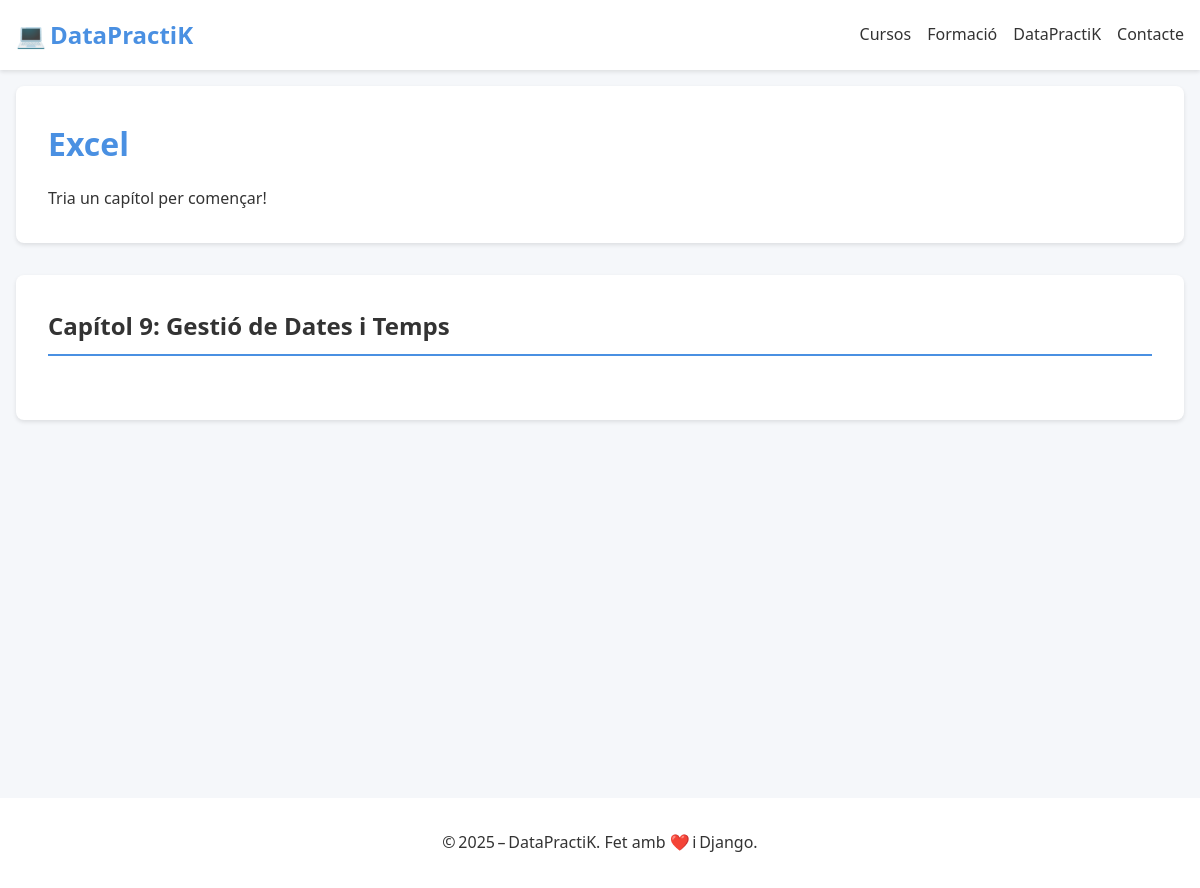
The page /curs/Excel/ on the database as committed earlier.
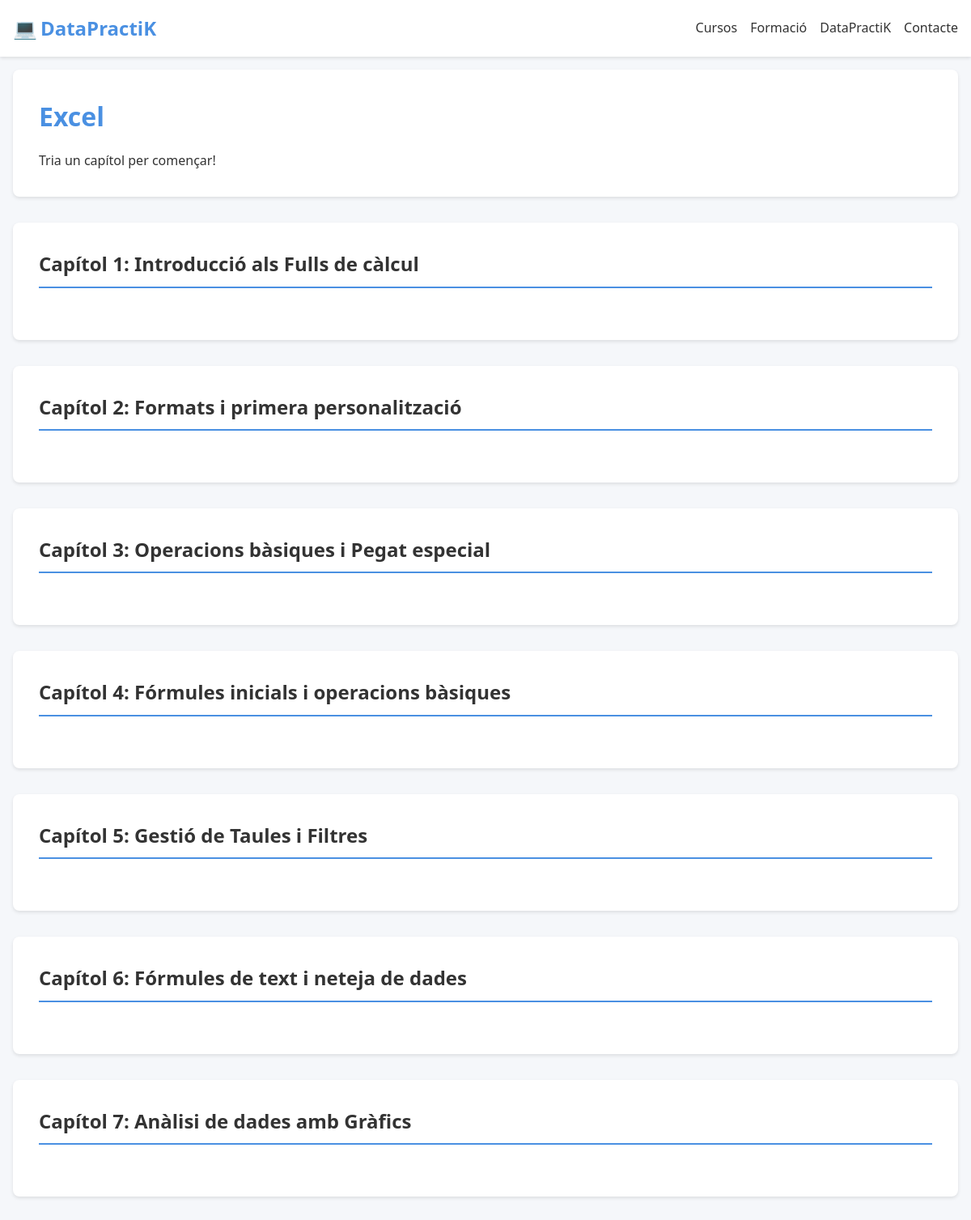
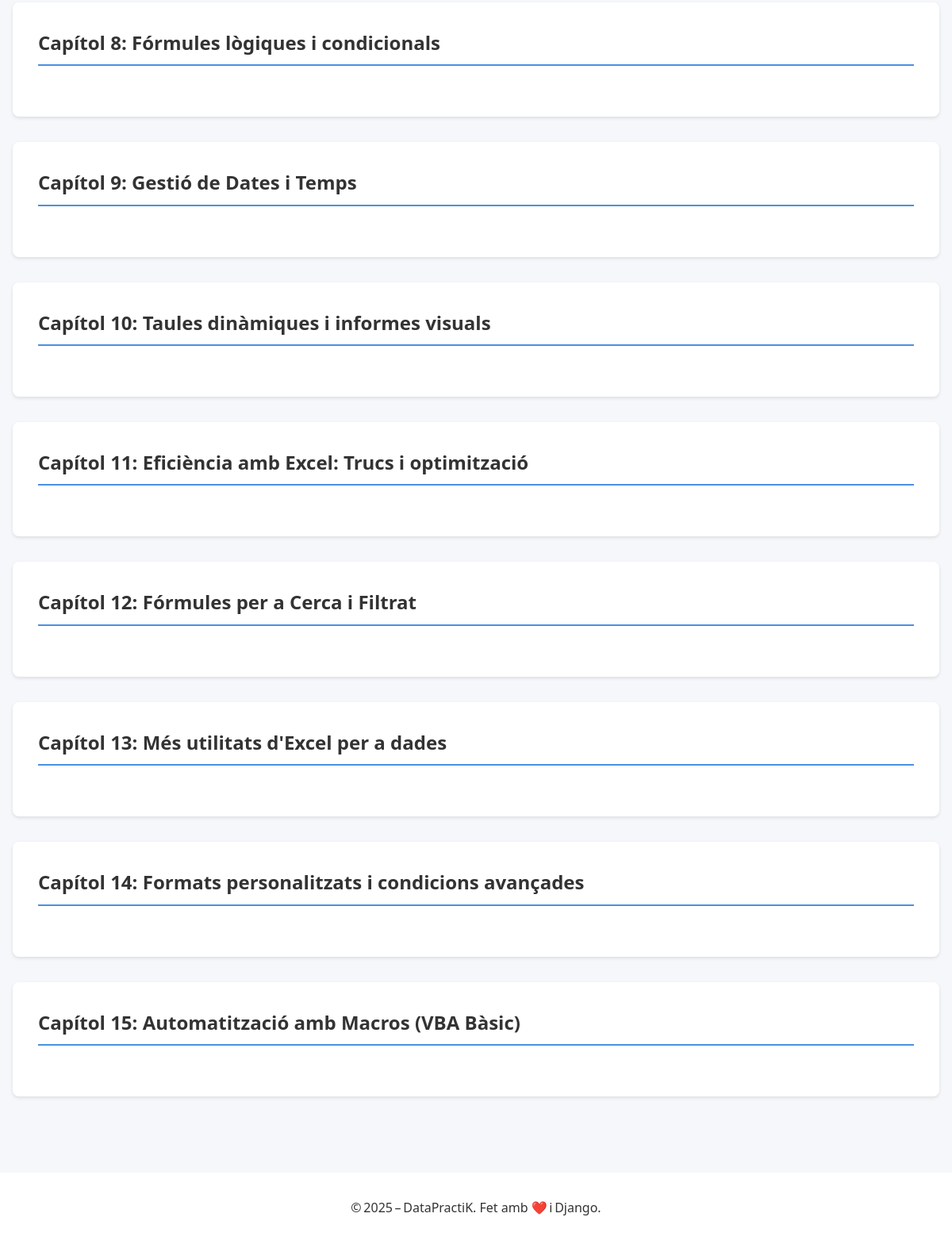
The same page on the database as committed later (2 pictures, top to bottom).
### app_django/models.py (models this page shows, shortened)
class Curs(models.Model):
    nom = models.CharField(_("Nom del curs"), max_length=100)
    descripcio = models.TextField(_("Descripció"), null=True, blank=True)
    color_fons = models.CharField(_("Color de fons"), max_length=7, default='#FFFFFF')

class Capitol(models.Model):
    curs = models.ForeignKey(Curs, on_delete=models.CASCADE, related_name='capitols', verbose_name=_("Curs"))
    titol = models.CharField(_("Títol del capítol"), max_length=100)
    numero = models.PositiveIntegerField(_("Número del capítol"))
    dificultat = models.CharField(_("Dificultat"), max_length=50)
    preu = models.DecimalField(_("Preu"), max_digits=5, decimal_places=2, default=0.00)
    data_creacio = models.DateTimeField(_("Data de creació"), auto_now_add=True)
    class Meta:
        ordering = ['numero']
        unique_together = ('curs', 'numero')
        verbose_name = _("Capítol")
        verbose_name_plural = _("Capítols")

### app_django/views.py (the view)
# urls.py: path('curs/<str:curs_nom>/', views.index_curs, name='index_curs'),
def index_curs(request, curs_nom):
    curs = get_object_or_404(Curs, nom=curs_nom)
    capitols = Capitol.objects.filter(curs=curs).order_by('numero').prefetch_related('exercicis')
    return render(request, 'index_curs.html', {'curs': curs, 'capitols': capitols})

### app_django/templates/index_curs.html (shortened to what this page needs)
{% extends 'base.html' %}
{% block content %}
<div class="course">
    <header class="course__header">
        <h1 class="course__title">{{ curs.nom }}</h1>
        <p class="course__description">Tria un capítol per començar!</p>
    </header>
    <div class="course__content">
        {% for capitol in capitols %}
            <section class="course__chapter">
                <h2 class="course__chapter-title" onclick="toggleChapter(this)">
                    Capítol {{ capitol.numero }}: {{ capitol.titol }}
                </h2>
            </section>
        {% endfor %}
    </div>
</div>
{% endblock %}

### app_django/templates/base.html (shortened to what this page needs)
{% load static %}
<!DOCTYPE html>
<html lang="ca">
<head>
    <link rel="stylesheet" href="{% static 'css/style.css' %}">
</head>
<body>
<header class="header">
    <nav class="navbar">
        <div class="navbar__container">
            <a href="{% url 'landing_page' %}" class="navbar__logo">💻 DataPractiK</a>
            <ul class="navbar__links">
                <li><a href="{% url 'landing_page' %}#cursos"   class="navbar__link">Cursos</a></li>
                <li><a href="{% url 'landing_page' %}#serveis"   class="navbar__link">Formació</a></li>
                <li><a href="{% url 'landing_page' %}#quisom"    class="navbar__link">DataPractiK</a></li>
                <li><a href="{% url 'landing_page' %}#contacte"  class="navbar__link">Contacte</a></li>
            </ul>
        </div>
    </nav>
</header>
<main class="main">
    {% block content %}{% endblock %}
</main>
<footer class="footer">
    <div class="footer__container">
        <p class="footer__text">&copy; 2025 – DataPractiK. Fet amb ❤️ i Django.</p>
    </div>
</footer>
</body>
</html>

### app_django/static/css/style.css (style rules this page uses)
:root { --color-primary: #4a90e2; --color-secondary: #0000ff; --color-accent: #07bb8e; --color-text: #333333; --color-text-light: #666666; --color-background: #f5f7fa; --color-white: #ffffff; --color-success: #4caf50; --color-error: #f44336; --border-radius: 8px; --spacing-xs: 0.5rem; --spacing-sm: 1rem; --spacing-md: 2rem; --spacing-lg: 3rem; --font-family: 'Segoe UI', system-ui, sans-serif; --shadow-sm: 0 2px 4px rgba(0, 0, 0, 0.1); --shadow-md: 0 4px 6px rgba(0, 0, 0, 0.1); --max-width: 1600px; --font-size-xs: 0.75rem; --font-size-sm: 1rem; --font-size-md: 1.25rem; --font-size-md: 1.25rem; --font-size-md-lg: 1.5rem; --font-size-lg: 2.5rem; }
* { margin: 0; padding: 0; box-sizing: border-box; }
body { font-family: var(--font-family); line-height: 1.6; color: var(--color-text); background-color: var(--color-background); }
.header { background-color: var(--color-white); box-shadow: var(--shadow-sm); position: sticky; top: 0; z-index: 100; }
.navbar { padding: var(--spacing-sm) 0; }
.navbar__container { max-width: var(--max-width); margin: 0 auto; padding: 0 var(--spacing-sm); display: flex; flex-direction: row; justify-content: space-between; align-items: center; }
.navbar__logo { font-size: 1.5rem; font-weight: 700; color: var(--color-primary); text-decoration: none; transition: color 0.3s ease; }
.navbar__links { display: flex; gap: var(--spacing-sm); list-style: none; }
.navbar__link { color: var(--color-text); text-decoration: none; font-weight: 500; transition: color 0.3s ease; }
.main { min-height: calc(100vh - 120px); }
.footer { background-color: var(--color-white); padding: var(--spacing-md) 0; margin-top: var(--spacing-lg); }
.footer__container { max-width: var(--max-width); margin: 0 auto; padding: 0 var(--spacing-sm); text-align: center; }
.course { max-width: var(--max-width); margin: 0 auto; padding: var(--spacing-sm); }
.course__header { padding: var(--spacing-md); margin-bottom: var(--spacing-md); border-radius: var(--border-radius); box-shadow: var(--shadow-sm); background-color: var(--color-white); }
.course__title { color: var(--color-primary); margin-bottom: var(--spacing-sm); }
.course__chapter { background: var(--color-white); border-radius: var(--border-radius); padding: var(--spacing-md); margin-bottom: var(--spacing-md); box-shadow: var(--shadow-sm); }
.course__chapter-title { color: var(--color-text); margin-bottom: var(--spacing-md); border-bottom: 2px solid var(--color-primary); padding-bottom: var(--spacing-xs); }

### app_django/templates/base.html (style rules this page uses)
html { scroll-behavior:smooth; }
section { padding:4rem 0; }

Rows that differ between the two databases and show on the page:
added Capitol: numero "1", titol "Introducció als Fulls de càlcul"
added Capitol: numero "2", titol "Formats i primera personalització"
added Capitol: numero "3", titol "Operacions bàsiques i Pegat especial"
added Capitol: numero "4", titol "Fórmules inicials i operacions bàsiques"
added Capitol: numero "5", titol "Gestió de Taules i Filtres"
added Capitol: numero "6", titol "Fórmules de text i neteja de dades"
added Capitol: numero "7", titol "Anàlisi de dades amb Gràfics"
added Capitol: numero "8", titol "Fórmules lògiques i condicionals"
added Capitol: numero "10", titol "Taules dinàmiques i informes visuals"
added Capitol: numero "11", titol "Eficiència amb Excel: Trucs i optimització"
added Capitol: numero "12", titol "Fórmules per a Cerca i Filtrat"
added Capitol: numero "13", titol "Més utilitats d'Excel per a dades"
added Capitol: numero "14", titol "Formats personalitzats i condicions avançades"
added Capitol: numero "15", titol "Automatització amb Macros (VBA Bàsic)"
